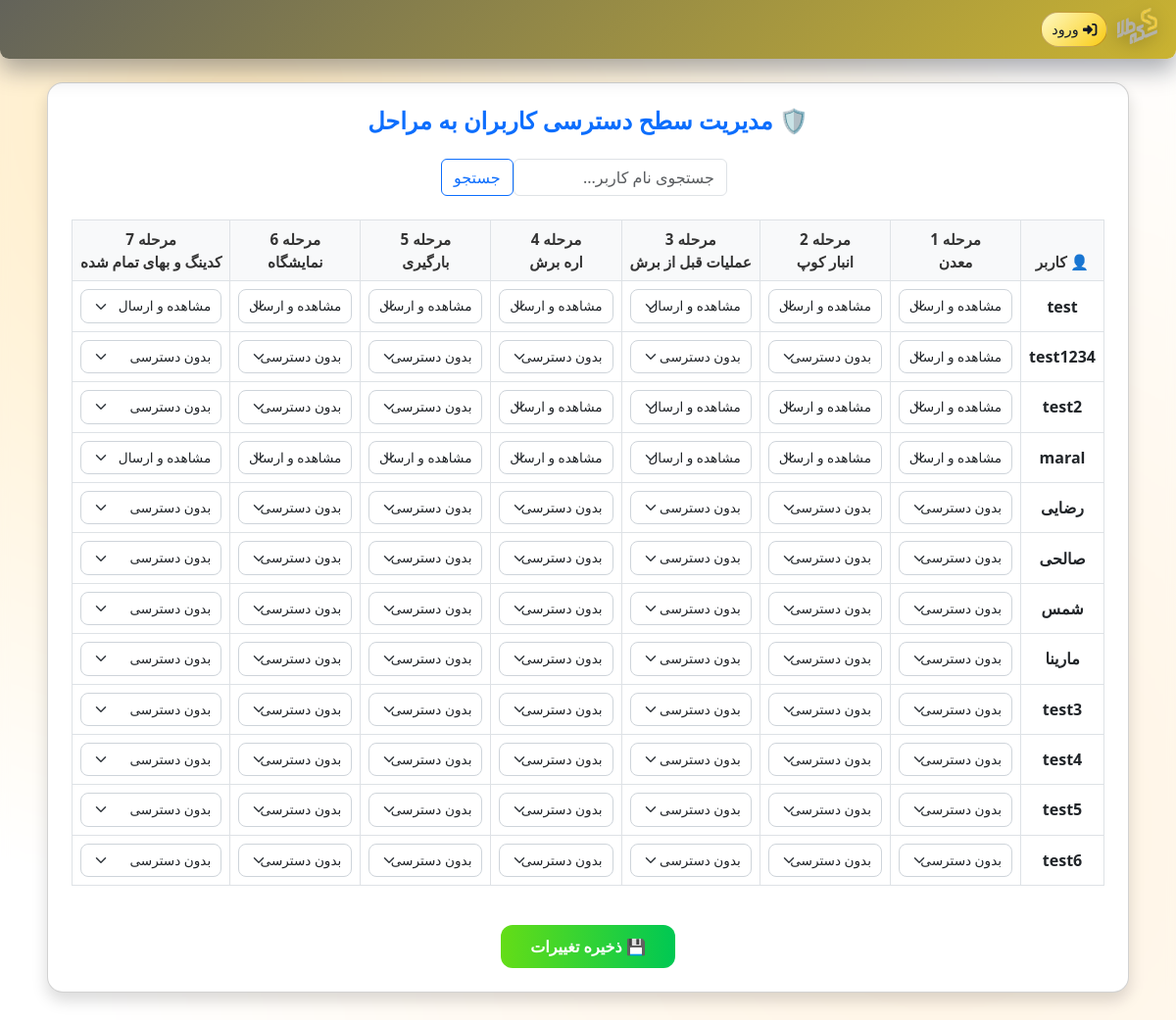
/stone_flow/admin/manage_access/, run on the app's committed database.
### StoneFlow/models.py (models this page shows, shortened)
class Step(models.Model):
    order = models.PositiveIntegerField()
    title = models.CharField(max_length=200)
    url_name = models.CharField(max_length=100)
    class Meta:
        ordering = ['order']

### StoneFlow/views.py (the view, shortened to what this page needs)
# urls.py: path('admin/manage_access/', manage_access, name='manage_access'),
def manage_access(request):
    query = request.GET.get('q', '')
    if query:
        users = User.objects.filter(
            Q(first_name__icontains=query) |
            Q(last_name__icontains=query) |
            Q(username__icontains=query)
        )
    else:
        users = User.objects.all()
    steps = Step.objects.all()
    access_matrix = {}
    for user in users:
        access_matrix[user.id] = {}
        for step in steps:
            try:
                sa = StepAccess.objects.get(user=user, step=step)
                access_matrix[user.id][step.id] = sa.access_level
            except StepAccess.DoesNotExist:
                access_matrix[user.id][step.id] = ''
    context = {
        'users': users,
        'steps': steps,
        'access_matrix': access_matrix,
    }
    return render(request, 'manage_access.html', context)

### StoneFlow/templatetags/custom_filters.py (called while the page is built)
@register.filter
def get_item(d, key):
    try:
        return d.get(key)
    except Exception:
        return None

### users/context_processors.py (called while the page is built)
def menu_items_processor(request):
    try:
        user = request.user
        if not user.is_authenticated:
            return {'menu_items': []}
        roles = UserRole.objects.filter(user=user).values_list('role_id', flat=True)
        job = user.profile.job_position.name
        items = user.profile.job_position.items.all()
        items = items.prefetch_related('submenus')
        return {'menu_items': items}
    except:
        return {'menu_items': None}

### StoneFlow/templates/manage_access.html (shortened to what this page needs)
{% extends "users/base.html" %}
{% load static %}
{% block content %}
{% load custom_filters %}
<link href="https://cdn.jsdelivr.net/npm/bootstrap@5.3.0/dist/css/bootstrap.min.css" rel="stylesheet">
<div class="card shadow rounded-4 p-4" style="direction: rtl;">
  <h4 class="mb-4 fw-bold text-center text-primary">🛡️ مدیریت سطح دسترسی کاربران به مراحل</h4>
    <form method="get" class="mb-4 d-flex justify-content-end" style="max-width: 300px; margin-right: auto; margin-left: auto;">
    <input type="text" name="q" value="{{ request.GET.q }}" class="form-control me-2" placeholder="جستجوی نام کاربر...">
    <button type="submit" class="btn btn-outline-primary">جستجو</button>
    </form>
  <form method="post">
    <div class="table-container">
      <table class="table access-table table-bordered text-center align-middle">
        <thead>
          <tr>
            <th>👤 کاربر</th>
            {% for step in steps %}
              <th>مرحله {{ step.order }}<br>{{ step.title }}</th>
            {% endfor %}
          </tr>
        </thead>
        <tbody>
          {% for user in users %}
            <tr>
              <td class="user-col">{{ user.get_full_name|default:user.username }}</td>
              {% with user_access=access_matrix|get_item:user.id %}
                {% for step in steps %}
                  {% with current_access=user_access|get_item:step.id %}
                    <td>
                      <select name="access_{{ user.id }}_{{ step.id }}" class="form-select">
                        <option value="" {% if current_access == "" %}selected{% endif %}>بدون دسترسی</option>
                        <option value="submit" {% if current_access == "submit" %}selected{% endif %}>مشاهده و ارسال</option>
                      </select>
                    </td>
                  {% endwith %}
                {% endfor %}
              {% endwith %}
            </tr>
          {% endfor %}
        </tbody>
      </table>
    </div>
    <div class="text-center mt-4">
      <button type="submit" class="save-btn">💾 ذخیره تغییرات</button>
    </div>
  </form>
</div>
{% endblock %}

### users/templates/users/base.html (shortened to what this page needs)
<!DOCTYPE html>
{% load static %}
<html lang="fa" dir="rtl">
<head>
  <link rel="stylesheet" href="{% static 'css/bootstrap.min.css' %}">
  <link rel="stylesheet" href="{% static 'css/all.min.css' %}">
  <link rel="stylesheet" href="{% static 'css/base.css' %}">
  <link rel="stylesheet" href="{% static 'css/fonts.css' %}">
</head>
<body>
<div class="topbar">
  <div class="topbar-right">
    <a href="/" class="logo-link">
      <img src="{% static 'icons/logo.svg' %}" alt="لوگو KBC">
    </a>
    <div class="user-info">
      {% if user.is_authenticated %}
        <div class="avatar">{{ request.user.username|first|upper }}</div>
        <div class="user-meta">
          <strong>{{ user.username }}</strong>
          {% if user.profile.job_position %}
            <span>{{ user.profile.job_position.name }}</span>
          {% endif %}
        </div>
        <a href="/logout" class="auth-link">
          <i class="fas fa-sign-out-alt"></i>
          خروج
        </a>
      {% else %}
        <a href="/login/" class="auth-link">
          <i class="fas fa-sign-in-alt"></i>
          ورود
        </a>
      {% endif %}
    </div>
  </div>
</div>
<div class="main-content">
  {% block content %}
  {% endblock content %}
</div>
</body>
</html>

### users/static/css/base.css (style rules this page uses)
body { font-family: 'B Nazanin'; src: url('/fonts/BNazanin.woff2') format('woff2'), url('/fonts/BNazanin.woff') format('woff'); }

### users/templates/users/base.html (style rules this page uses)
body { direction: rtl; margin: 0; background: radial-gradient(circle at 20% 10%, rgba(255, 210, 117, 0.45), transparent 60%), radial-gradient(circle at 80% 80%, rgba(255, 221, 170, 0.35), transparent 70%), #faf7ef; backdrop-filter: blur(4px); font-family: "Vazirmatn", "IRANSans", system-ui, sans-serif; }
.topbar { position: sticky; top: 0; z-index: 1000; background: linear-gradient(135deg, #63635a, #cab331); border-radius: 0 0 9px 9px; padding: 8px 16px; box-shadow: 0 12px 25px rgba(15,23,42,0.35); backdrop-filter: blur(16px); -webkit-backdrop-filter: blur(16px); display: flex; justify-content: space-between; align-items: center; color: #f9fafb; gap: 12px; overflow: visible; }
.topbar-left, .topbar-right { display: flex; align-items: center; gap: 10px; }
.logo-link { display: flex; align-items: center; height: 44px; }
.logo-link img { height: 100%; width: auto; object-fit: contain; display: block; filter: drop-shadow(0 4px 8px rgba(0,0,0,0.25)); }
.user-info { display: flex; align-items: center; gap: 10px; white-space: nowrap; }
.auth-link { color: #111827; font-size: 0.9rem; display: inline-flex; align-items: center; gap: 4px; text-decoration: none; padding: 6px 10px; border-radius: 999px; border: 1px solid rgba(113,63,18,0.4); background: linear-gradient(135deg, #fef9c3, #facc15); transition: background 0.2s ease, transform 0.15s ease, box-shadow 0.15s ease; }
.main-content { padding: 20px 18px 28px; }
@media (min-width: 992px) { .main-content { padding: 24px 48px 40px; } }

### StoneFlow/templates/manage_access.html (style rules this page uses)
.access-table select { font-size: 0.85rem; padding: 6px 10px; padding-right: 24px; border-radius: 8px; border: 1px solid #ced4da; direction: rtl; background-position: left 0.75rem center; background-repeat: no-repeat; }
.access-table thead th { background: #f8f9fa; font-weight: 700; font-size: 0.95rem; color: #333; border-bottom: 1px solid #dee2e6; white-space: nowrap; }
.access-table tbody td { vertical-align: middle; white-space: nowrap; }
.user-col { font-weight: 600; color: #2c3e50; }
.access-table select { font-size: 0.85rem; padding: 6px 10px; border-radius: 8px; border: 1px solid #ced4da; }
.save-btn { background: linear-gradient(to left, #00c853, #64dd17); border: none; color: white; font-weight: bold; padding: 10px 30px; border-radius: 12px; transition: all 0.3s ease; }
.table-container { overflow-x: auto; }

### data on the page
Step: order "1", title "معدن", id "مشاهده و ارسال", id "بدون دسترسی"
Step: order "2", title "انبار کوپ", id "مشاهده و ارسال", id "بدون دسترسی"
Step: order "3", title "عملیات قبل از برش", id "مشاهده و ارسال", id "بدون دسترسی"
Step: order "4", title "اره برش", id "مشاهده و ارسال", id "بدون دسترسی"
Step: order "5", title "بارگیری", id "مشاهده و ارسال", id "بدون دسترسی"
Step: order "6", title "نمایشگاه", id "مشاهده و ارسال", id "بدون دسترسی"
Step: order "7", title "کدینگ و بهای تمام شده", id "مشاهده و ارسال", id "بدون دسترسی"

### other printed values
{{ user.get_full_name|default:user.username }} "test"
{{ user.get_full_name|default:user.username }} "test1234"
{{ user.get_full_name|default:user.username }} "test2"
{{ user.get_full_name|default:user.username }} "maral"
{{ user.get_full_name|default:user.username }} "رضایی"
{{ user.get_full_name|default:user.username }} "صالحی"
{{ user.get_full_name|default:user.username }} "شمس"
{{ user.get_full_name|default:user.username }} "مارینا"
{{ user.get_full_name|default:user.username }} "test3"
{{ user.get_full_name|default:user.username }} "test4"
{{ user.get_full_name|default:user.username }} "test5"
{{ user.get_full_name|default:user.username }} "test6"
